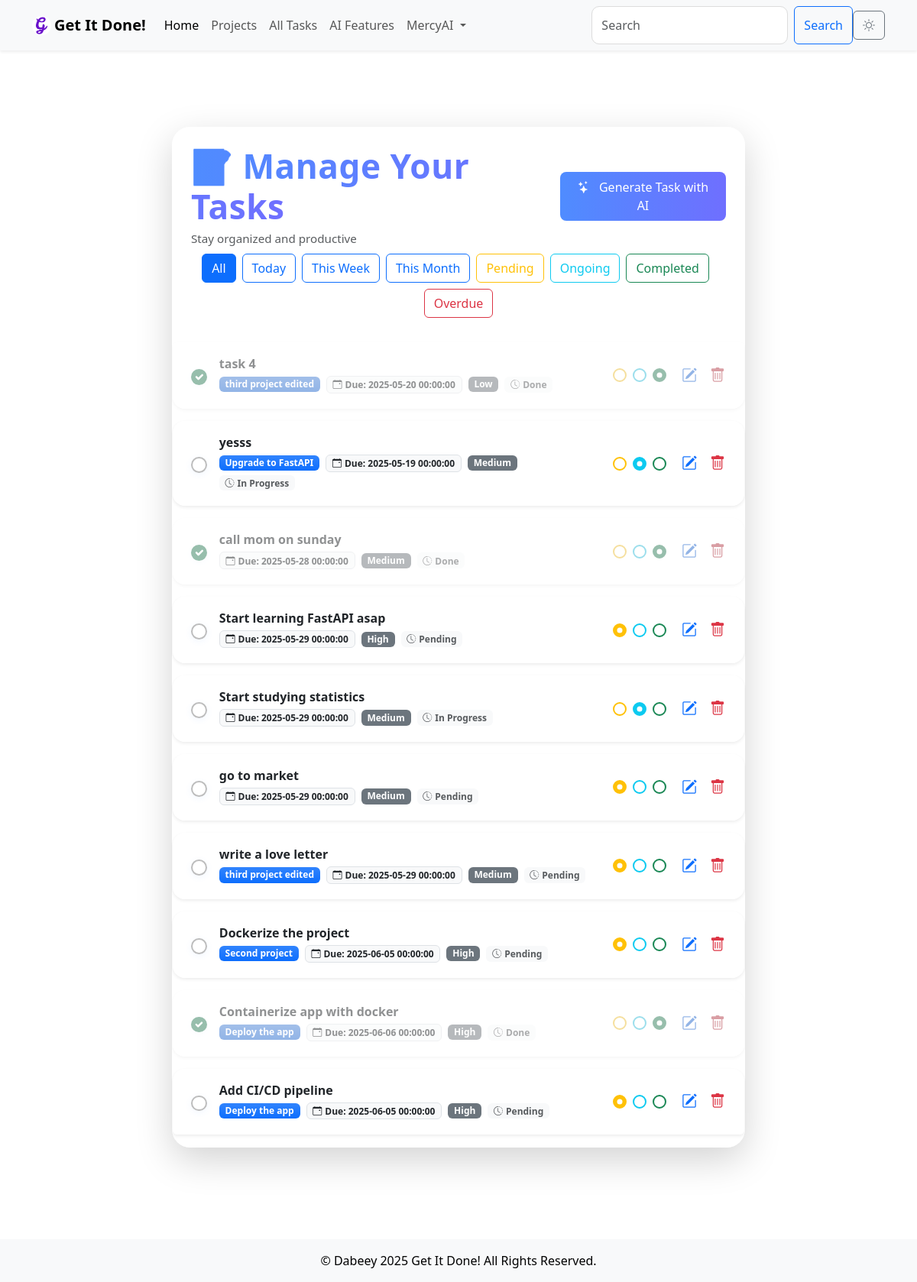
The page /tasks (signed in) on the database its author committed.
### models.py (models this page shows, shortened)
class User(db.Model, UserMixin):
    id = db.Column(db.Integer, primary_key=True)
    username = db.Column(db.String(80), unique=True, nullable=False)
    email = db.Column(db.String(120), unique=True, nullable=False, index=True)
    password = db.Column(db.String(200), nullable=False)
    created_at = db.Column(db.DateTime, default=db.func.current_timestamp())
    updated_at = db.Column(db.DateTime, default=db.func.current_timestamp(), onupdate=db.func.current_timestamp())
    tasks = db.relationship('Task', backref='user', lazy='select')

class Task(db.Model):
    id = db.Column(db.Integer, primary_key=True)
    title = db.Column(db.String(200), nullable=False)
    description = db.Column(db.Text, nullable=True)
    due_date = db.Column(db.DateTime, nullable=True)
    created_at = db.Column(db.DateTime, default=db.func.current_timestamp())
    updated_at = db.Column(db.DateTime, default=db.func.current_timestamp(), onupdate=db.func.current_timestamp())
    priority = db.Column(Enum(PriorityLevel), nullable=False)
    status = db.Column(Enum(TaskStatus), nullable=False)
    deleted_at = db.Column(db.DateTime, nullable=True)
    user_id = db.Column(db.Integer, db.ForeignKey('user.id'), nullable=False, index=True)
    project_id = db.Column(db.Integer, db.ForeignKey('project.id'), nullable=True, index=True)  # Link to Project

class Project(db.Model):
    id = db.Column(db.Integer, primary_key=True)
    name = db.Column(db.String(200), nullable=False, unique=True)
    description = db.Column(db.Text, nullable=True)
    deadline = db.Column(db.DateTime, nullable=True)
    created_at = db.Column(db.DateTime, default=db.func.current_timestamp())
    updated_at = db.Column(db.DateTime, default=db.func.current_timestamp(), onupdate=db.func.current_timestamp())
    owner_id = db.Column(db.Integer, db.ForeignKey('user.id'), nullable=False, index=True)  # Project owner
    owner = db.relationship('User', backref='projects')  # Link to the User model
    tasks = db.relationship('Task', backref='project', lazy='select')  # Link to the Task model

### main.py (the view)
@app.route('/tasks', methods=['GET'])
@login_required
def tasks():
    form = BaseForm()
    filter_type = request.args.get('filter', 'all')
    tasks_query = Task.query.filter_by(user_id=current_user.id)
    if filter_type == 'today':
        tasks = tasks_query.filter(Task.due_date == date.today()).all()
    elif filter_type == 'week':
        start_of_week = date.today() - timedelta(days=date.today().weekday())
        end_of_week = start_of_week + timedelta(days=6)
        tasks = tasks_query.filter(Task.due_date.between(start_of_week, end_of_week)).all()
    elif filter_type == 'month':
        tasks = tasks_query.filter(extract('month', Task.due_date) == date.today().month).all()
    elif filter_type == 'pending':
        tasks = tasks_query.filter_by(status=TaskStatus.Pending).all()
    elif filter_type == 'ongoing':
        tasks = tasks_query.filter_by(status=TaskStatus.In_Progress).all()
    elif filter_type == 'completed':
        tasks = tasks_query.filter_by(status=TaskStatus.Done).all()
    elif filter_type == 'overdue':
        tasks = tasks_query.filter(Task.due_date < date.today(), Task.status != TaskStatus.Done).all()
    else:
        tasks = tasks_query.all()
    pending_count = tasks_query.filter_by(status=TaskStatus.Pending).count()
    ongoing_count = tasks_query.filter_by(status=TaskStatus.In_Progress).count()
    completed_count = tasks_query.filter_by(status=TaskStatus.Done).count()
    return render_template(
        'tasks.html',
        tasks=tasks,
        filter_type=filter_type,
        pending_count=pending_count,
        ongoing_count=ongoing_count,
        completed_count=completed_count,
        form=form
    )

### main.py
class BaseForm(FlaskForm):
    pass    #Create an instance of the form class in every route that requires CSRF protection ie form = BaseForm()

### main.py (called while the page is built)
@login_manager.user_loader
def load_user(user_id):
    return User.query.get(int(user_id))

### templates/tasks.html (shortened to what this page needs)
{% extends 'base.html' %}
{% block content %}
<div class="container py-5 d-flex flex-column align-items-center" style="min-height: 90vh;">
    <div class="glass-card shadow-lg mb-4 w-100" style="max-width: 750px;">
        <div class="d-flex flex-column flex-md-row justify-content-between align-items-center p-4 pb-2">
            <div>
                <h2 class="fw-bold mb-1" style="letter-spacing: 0.5px; font-size: 1.2rem;">
                    <span class="gradient-text" style=" font-size: 230%;">📝 Manage Your Tasks</span>
                </h2>
                <div class="text-muted" style="font-size: 0.95rem; font-weight: 400;">
                    Stay organized and productive
                </div>
            </div>
            <a href="{{ url_for('ai') }}" class="btn btn-gradient-primary btn-lg mt-3 mt-md-0" style="font-size: 1rem;">
                <i class="bi bi-stars me-2"></i> Generate Task with AI
            </a>
        </div>
        <div class="filter-bar mb-4 d-flex flex-wrap justify-content-center px-4">
            <a href="{{ url_for('tasks', filter='all') }}" class="btn btn-outline-primary me-2 mb-2 {% if filter_type == 'all' %}active{% endif %}">All</a>
            <a href="{{ url_for('tasks', filter='today') }}" class="btn btn-outline-primary me-2 mb-2 {% if filter_type == 'today' %}active{% endif %}">Today</a>
            <a href="{{ url_for('tasks', filter='week') }}" class="btn btn-outline-primary me-2 mb-2 {% if filter_type == 'week' %}active{% endif %}">This Week</a>
            <a href="{{ url_for('tasks', filter='month') }}" class="btn btn-outline-primary me-2 mb-2 {% if filter_type == 'month' %}active{% endif %}">This Month</a>
            <a href="{{ url_for('tasks', filter='pending') }}" class="btn btn-outline-warning me-2 mb-2 {% if filter_type == 'pending' %}active{% endif %}">Pending</a>
            <a href="{{ url_for('tasks', filter='ongoing') }}" class="btn btn-outline-info me-2 mb-2 {% if filter_type == 'ongoing' %}active{% endif %}">Ongoing</a>
            <a href="{{ url_for('tasks', filter='completed') }}" class="btn btn-outline-success me-2 mb-2 {% if filter_type == 'completed' %}active{% endif %}">Completed</a>
            <a href="{{ url_for('tasks', filter='overdue') }}" class="btn btn-outline-danger mb-2 {% if filter_type == 'overdue' %}active{% endif %}">Overdue</a>
        </div>
        {% if tasks|length > 0 %}
        <div class="task-list">
            <ul id="task-list" class="list-group">
                {% for task in tasks %}
                <li class="list-group-item task-item glass-task mb-3 py-3 px-4 d-flex align-items-center justify-content-between shadow-sm {% if task.status.value == 'Done' %}completed{% endif %}" data-task-id="{{ task.id }}" draggable="true">
                    <div class="d-flex align-items-center flex-grow-1">
                        <input type="checkbox" class="form-check-input me-3 modern-checkbox" {% if task.status.value == 'Done' %}checked{% endif %} onclick="markTaskComplete({{ task.id }})">
                        <div class="flex-grow-1">
                            <div class="d-flex align-items-center mb-1">
                                <strong class="fs-6 {% if task.is_overdue %}text-danger{% endif %}" style="font-weight:600;">{{ task.title }}</strong>
                            </div>
                            <div class="d-flex flex-wrap align-items-center">
                                <span class="badge bg-gradient bg-primary me-2 mb-1">{{ task.project.name }}</span>
                                <span class="badge bg-light text-dark border me-2 mb-1"><i class="bi bi-calendar-event me-1"></i>Due: {{ task.due_date }}</span>
                                <span class="badge bg-secondary me-2 mb-1">{{ task.priority.value }}</span>
                                <span class="badge bg-light text-muted mb-1"><i class="bi bi-clock-history me-1"></i>{{ task.status.value }}</span>
                            </div>
                        </div>
                    </div>
                    <div class="status-checkboxes d-flex align-items-center ms-3">
                        <input type="radio" name="status-{{ task.id }}" class="form-check-input status-radio pending" {% if task.status.value == 'Pending' %}checked{% endif %} onclick="updateTaskStatus({{ task.id }}, 'Pending')" title="Pending">
                        <input type="radio" name="status-{{ task.id }}" class="form-check-input status-radio ongoing" {% if task.status.value == 'In Progress' %}checked{% endif %} onclick="updateTaskStatus({{ task.id }}, 'In Progress')" title="Ongoing">
                        <input type="radio" name="status-{{ task.id }}" class="form-check-input status-radio completed" {% if task.status.value == 'Done' %}checked{% endif %} onclick="updateTaskStatus({{ task.id }}, 'Done')" title="Done">
                    </div>
                    <div class="d-flex align-items-center ms-3">
                        <a href="{{ url_for('edit_task', task_id=task.id) }}" class="text-primary me-3" title="Edit Task">
                            <i class="bi bi-pencil-square fs-5"></i>
                        </a>
                        <button class="btn btn-link text-danger p-0" title="Delete Task" onclick="deleteTask({{ task.id }})">
                            <i class="bi bi-trash fs-5"></i>
                        </button>
                    </div>
                </li>
                {% endfor %}
            </ul>
        </div>
        {% else %}
        <div class="alert alert-info text-center m-4" role="alert">
            <i class="bi bi-info-circle me-2"></i>No tasks found for this filter.
        </div>
        {% endif %}
    </div>
</div>
{% endblock %}

### templates/base.html (shortened to what this page needs)
<!DOCTYPE html>
<html lang="en">
<head>
    <link href="https://cdn.jsdelivr.net/npm/bootstrap@5.3.0/dist/css/bootstrap.min.css" rel="stylesheet">
    <link rel="stylesheet" href="{{ url_for('static', filename='css/style.css') }}">
    <link rel="stylesheet" href="https://cdnjs.cloudflare.com/ajax/libs/font-awesome/6.0.0-beta3/css/all.min.css">
    <link rel="stylesheet" href="https://cdn.jsdelivr.net/npm/bootstrap-icons@1.5.0/font/bootstrap-icons.css">
</head>
<body class="d-flex flex-column min-vh-100">
    <nav class="navbar navbar-expand-lg navbar-light bg-light fixed-top shadow-sm">
        <div class="container">
            <a class="navbar-brand fw-bold d-flex align-items-center" href="{{ url_for('index') }}">
                <img src="{{ url_for('static', filename='img/favicon.ico') }}" alt="Logo" width="25" height="25" class="align-middle me-1" style="border-radius: 4px;">
                Get It Done!
            </a>
            <div class="collapse navbar-collapse" id="navbarNav">
                <ul class="navbar-nav me-auto">
                    <li class="nav-item">
                        <a class="nav-link active" href="{{ url_for('index') }}">Home</a>
                    </li>
                    <li class="nav-item">
                        <a class="nav-link" href="{{ url_for('projects') }}">Projects</a>
                    </li>
                    <li class="nav-item">
                        <a class="nav-link" href="{{ url_for('tasks') }}">All Tasks</a>
                    </li>
                    <li class="nav-item">
                        <a class="nav-link" href="{{ url_for('ai') }}">AI Features</a>
                    </li>
                    {% if current_user.is_authenticated %}
                    <li class="nav-item dropdown">
                        <a class="nav-link dropdown-toggle" href="#" id="userDropdown" role="button" data-bs-toggle="dropdown" aria-expanded="false">
                            {{ current_user.username }}
                        </a>
                    </li>
                    {% endif %}
                </ul>
                <form class="d-flex ms-auto">
                    <input class="form-control me-2" type="search" placeholder="Search" aria-label="Search">
                    <button class="btn btn-outline-primary" type="submit">Search</button>
                </form>
            </div>
            <button id="theme-toggle" class="btn btn-outline-secondary">
                <i id="theme-icon" class="bi bi-sun"></i>
            </button>
        </div>
    </nav>
    <main class="container my-5 flex-grow-1">
        {% block content %}{% endblock %}
    </main>
    <footer class="bg-light text-center py-3 mt-auto">
        <p class="mb-0">© Dabeey 2025 Get It Done! All Rights Reserved.</p>
    </footer>
</body>
</html>

### static/css/style.css (style rules this page uses)
body { background-color: #ffffff; color: #000000; padding-top: 70px; transition: background-color 0.3s, color 0.3s; }
.btn { transition: background-color 0.3s, color 0.3s; }
.form-control { border-radius: 10px; padding: 0.75rem; font-size: 1rem; border: 1px solid #ddd; }
.list-group-item { margin-bottom: 5px; }

### templates/tasks.html (style rules this page uses)
.glass-card { background: rgba(255,255,255,0.85); border-radius: 1.5rem; backdrop-filter: blur(8px); box-shadow: 0 8px 32px 0 rgba(31, 38, 135, 0.10); border: 1px solid rgba(255,255,255,0.18); }
.glass-task { background: rgba(255,255,255,0.7); border-radius: 1rem; transition: box-shadow 0.2s, transform 0.2s; border: none; }
.gradient-text { background: linear-gradient(90deg, #4f8cff 0%, #6f6fff 100%); -webkit-background-clip: text; -webkit-text-fill-color: transparent; background-clip: text; }
.btn-gradient-primary { background: linear-gradient(90deg, #4f8cff 0%, #6f6fff 100%); color: #fff; border: none; transition: background 0.2s; }
.list-group-item { border: none; }
.task-item.completed { opacity: 0.5; filter: grayscale(0.3); }
.task-item { cursor: grab; transition: opacity 0.5s, transform 0.5s; }
.badge.bg-gradient { background: linear-gradient(90deg, #4f8cff 0%, #6f6fff 100%); color: #fff; }
.modern-checkbox { width: 1.3em; height: 1.3em; border-radius: 50% !important; border: 2.5px solid #bdbdbd; transition: border-color 0.2s, box-shadow 0.2s; box-shadow: 0 2px 8px 0 rgba(79,140,255,0.08); }
.modern-checkbox:checked { border-color: #198754; background-color: #198754; }
.status-checkboxes .status-radio { margin: 0 4px; cursor: pointer; width: 18px; height: 18px; border-radius: 50%; border: 2.5px solid #e0e0e0; background-color: #fff; transition: border-color 0.2s, box-shadow 0.2s; }
.status-checkboxes .pending { border-color: #ffc107; }
.status-checkboxes .ongoing { border-color: #0dcaf0; }
.status-checkboxes .completed { border-color: #198754; }
.status-checkboxes .pending:checked { background-color: #ffc107; border-color: #ffc107; }
.status-checkboxes .ongoing:checked { background-color: #0dcaf0; border-color: #0dcaf0; }
.status-checkboxes .completed:checked { background-color: #198754; border-color: #198754; }

### rows shown on the page
User: username "MercyAI"
Task: status "☑", title "task 4", project.name "third project edited", due_date "2025-05-20 00:00:00", priority.value "Low", status.value "Done"
Task: title "yesss", project.name "Upgrade to FastAPI", due_date "2025-05-19 00:00:00", priority.value "Medium", status.value "In Progress", status "☑"
Task: status "☑", title "call mom on sunday", due_date "2025-05-28 00:00:00", priority.value "Medium", status.value "Done"
Task: title "Start learning FastAPI asap", due_date "2025-05-29 00:00:00", priority.value "High", status.value "Pending", status "☑"
Task: title "Start studying statistics", due_date "2025-05-29 00:00:00", priority.value "Medium", status.value "In Progress", status "☑"
Task: title "go to market", due_date "2025-05-29 00:00:00", priority.value "Medium", status.value "Pending", status "☑"
Task: title "write a love letter", project.name "third project edited", due_date "2025-05-29 00:00:00", priority.value "Medium", status.value "Pending", status "☑"
Task: title "Dockerize the project", project.name "Second project", due_date "2025-06-05 00:00:00", priority.value "High", status.value "Pending", status "☑"
Task: status "☑", title "Containerize app with docker", project.name "Deploy the app", due_date "2025-06-06 00:00:00", priority.value "High", status.value "Done"
Task: title "Add CI/CD pipeline", project.name "Deploy the app", due_date "2025-06-05 00:00:00", priority.value "High", status.value "Pending", status "☑"
